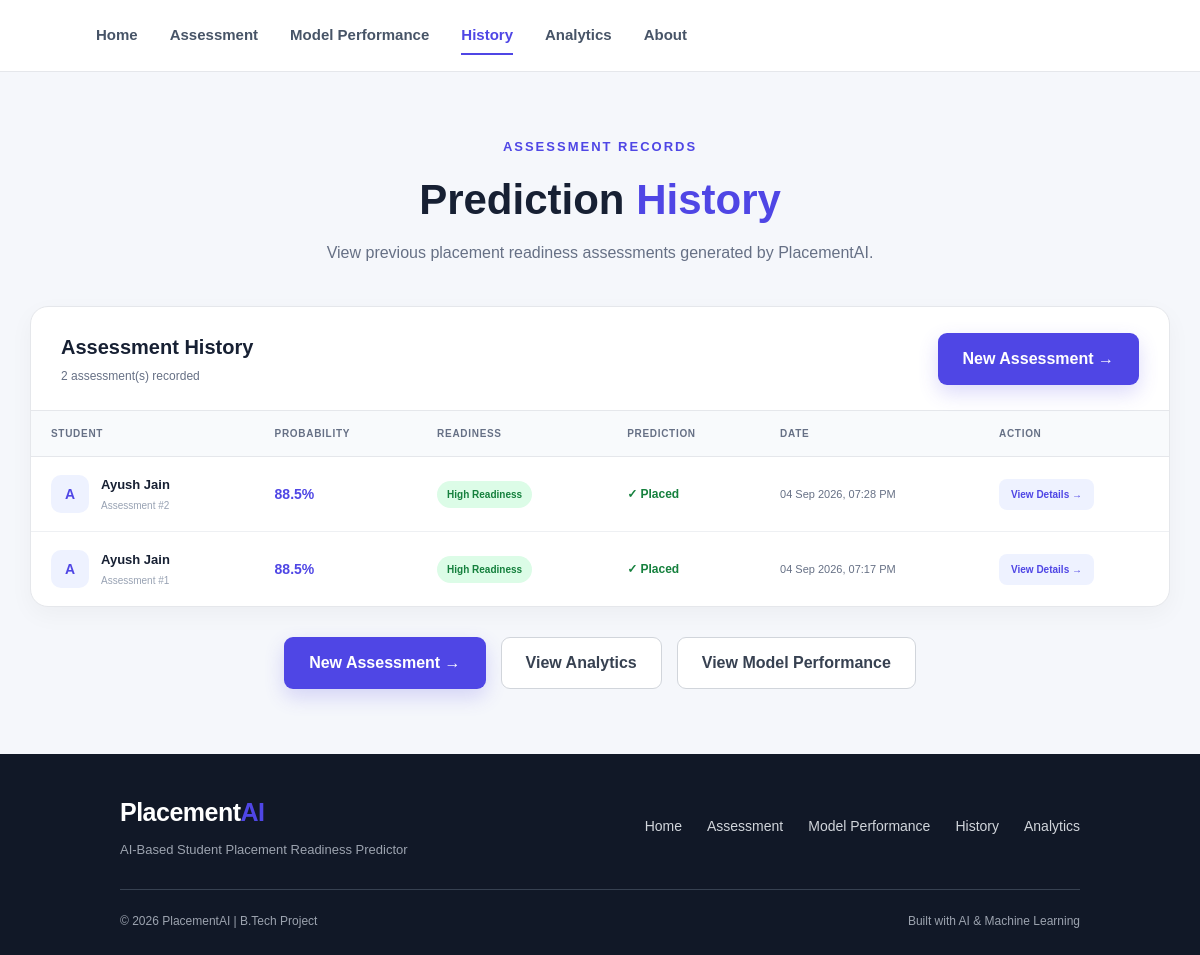
The app's page /history with its own data.
### tables this page shows
CREATE TABLE predictions (

            id INTEGER PRIMARY KEY AUTOINCREMENT,

            student_name TEXT NOT NULL,

            probability REAL NOT NULL,

            status TEXT NOT NULL,

            prediction TEXT NOT NULL,

            assessment_date TEXT NOT NULL

        , student_data TEXT, skills TEXT, recommendations TEXT, shap_data TEXT);

### app.py (the view)
@app.route("/history")
def history():
    try:
        conn = sqlite3.connect(
            DATABASE
        )
        conn.row_factory = sqlite3.Row
        cursor = conn.cursor()
        cursor.execute("""
            SELECT *
            FROM predictions
            ORDER BY id DESC
        """)
        predictions = cursor.fetchall()
        conn.close()
        return render_template(
            "history.html",
            predictions=predictions,
            active_page="history"
        )
    except Exception as e:
        print(
            "History Error:",
            e
        )
        return render_template(
            "history.html",
            predictions=[],
            error="Unable to load prediction history.",
            active_page="history"
        )

### templates/history.html (shortened to what this page needs)
<!DOCTYPE html>
<html lang="en">
<head>
    <link rel="stylesheet"
          href="{{ url_for('static', filename='css/style.css') }}">
</head>
<body>
<nav class="navbar">
    <div class="nav-links">
        <a href="/" class="nav-link {% if active_page == 'home' %}active{% endif %}">
            Home
        </a>
        <a href="/assessment" class="nav-link {% if active_page == 'assessment' %}active{% endif %}">
            Assessment
        </a>
        <a href="/model-performance" class="nav-link {% if active_page == 'model-performance' %}active{% endif %}">
            Model Performance
        </a>
        <a href="/history" class="nav-link {% if active_page == 'history' %}active{% endif %}">
            History
        </a>
        <a href="/analytics" class="nav-link {% if active_page == 'analytics' %}active{% endif %}">
            Analytics
        </a>
        <a href="/about" class="nav-link {% if active_page == 'about' %}active{% endif %}">
            About
        </a>
    </div>
</nav>
<main class="history-page">
    <section class="history-header">
        <p class="section-tag">
            ASSESSMENT RECORDS
        </p>
        <h1>
            Prediction
            <span>History</span>
        </h1>
        <p>
            View previous placement readiness
            assessments generated by PlacementAI.
        </p>
    </section>
    <section class="history-container">
        {% if predictions %}
        <div class="history-summary">
            <div>
                <h2>
                    Assessment History
                </h2>
                <p>
                    {{ predictions|length }}
                    assessment(s) recorded
                </p>
            </div>
            <a href="/assessment"
               class="btn">
                New Assessment →
            </a>
        </div>
        <div class="history-table-wrapper">
            <table class="history-table">
                <thead>
                    <tr>
                        <th>
                            Student
                        </th>
                        <th>
                            Probability
                        </th>
                        <th>
                            Readiness
                        </th>
                        <th>
                            Prediction
                        </th>
                        <th>
                            Date
                        </th>
                        <th>
                            Action
                        </th>
                    </tr>
                </thead>
                <tbody>
                    {% for item in predictions %}
                    <tr>
                        <td>
                            <div class="history-student">
                                <div class="history-avatar">
                                    {{ item.student_name[0]|upper }}
                                </div>
                                <div>
                                    <strong>
                                        {{ item.student_name }}
                                    </strong>
                                    <span>
                                        Assessment #{{ item.id }}
                                    </span>
                                </div>
                            </div>
                        </td>
                        <td>
                            <strong class="history-probability">
                                {{ item.probability }}%
                            </strong>
                        </td>
                        <td>
                            {% if item.status == "High Readiness" %}
                                <span class="history-status high">
                                    High Readiness
                                </span>
                            {% elif item.status == "Moderate Readiness" %}
                                <span class="history-status moderate">
                                    Moderate Readiness
                                </span>
                            {% else %}
                                <span class="history-status low">
                                    Needs Improvement
                                </span>
                            {% endif %}
                        </td>
                        <td>
                            {% if item.prediction|string|lower == "1"
                                  or item.prediction|string|lower == "placed" %}
                                <span class="prediction-placed">
                                    ✓ Placed
                                </span>
                            {% else %}
                                <span class="prediction-not-placed">
                                    ✕ Not Placed
                                </span>
                            {% endif %}
                        </td>
                        <td class="history-date">
                            {{ item.assessment_date }}
                        </td>
                        <td>
                            <a
                                href="/history/{{ item.id }}"
                                class="details-btn">
                                View Details →
                            </a>
                        </td>
                    </tr>
                    {% endfor %}
                </tbody>
            </table>
        </div>
        {% endif %}
    </section>
    <div class="history-actions">
        <a href="/assessment"
           class="btn">
            New Assessment →
        </a>
        <a href="/analytics"
           class="secondary-btn">
            View Analytics
        </a>
        <a href="/model-performance"
           class="secondary-btn">
            View Model Performance
        </a>
    </div>
</main>
<footer>
    <div class="footer-content">
        <div>
            <div class="logo">
                Placement<span>AI</span>
            </div>
            <p>
                AI-Based Student Placement
                Readiness Predictor
            </p>
        </div>
        <div class="footer-links">
            <a href="/">
                Home
            </a>
            <a href="/assessment">
                Assessment
            </a>
            <a href="/model-performance">
                Model Performance
            </a>
            <a href="/history">
                History
            </a>
            <a href="/analytics">
                Analytics
            </a>
        </div>
    </div>
    <div class="footer-bottom">
        <p>
            © 2026 PlacementAI |
            B.Tech Project
        </p>
        <p>
            Built with AI & Machine Learning
        </p>
    </div>
</footer>
</body>
</html>

### records on screen
predictions: student_name "A", student_name "Ayush Jain", id "2", probability "88.5", status "High Readiness", prediction "✓ Placed", assessment_date "04 Sep 2026, 07:28 PM"
predictions: student_name "A", student_name "Ayush Jain", id "1", probability "88.5", status "High Readiness", prediction "✓ Placed", assessment_date "04 Sep 2026, 07:17 PM"

### other values on screen
{{ predictions|length }} "2"
